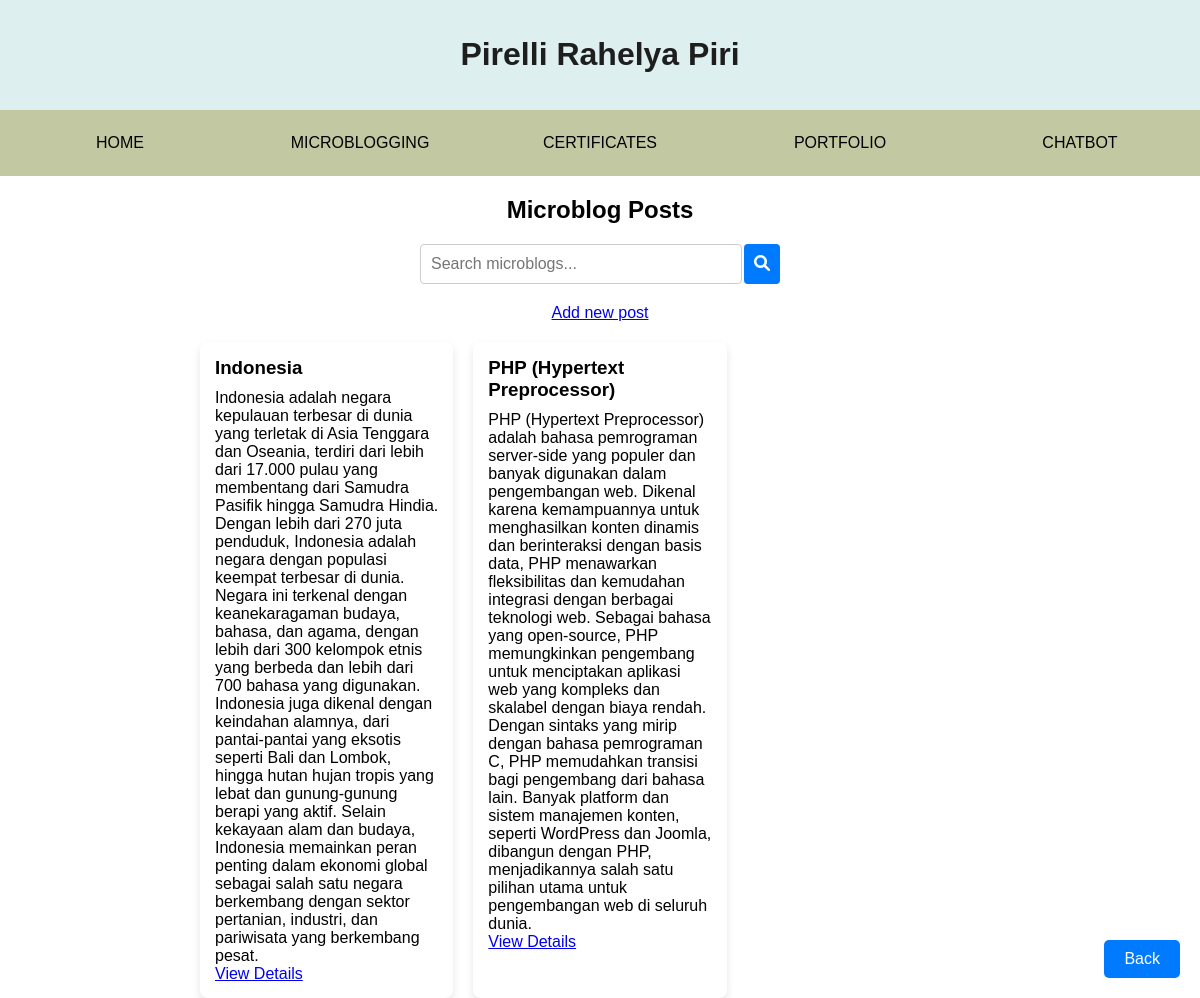
Page /microblog/ on the committed database.
### main/models.py (models this page shows, shortened)
class Microblog(models.Model):
    title = models.CharField(max_length=200)
    content = models.TextField()
    created_at = models.DateTimeField(auto_now_add=True)
    updated_at = models.DateTimeField(auto_now=True)

### main/views.py (the view)
# urls.py: path('microblog/', views.microblog_list, name='microblog_list'),
def microblog_list(request):
    microblogs = Microblog.objects.all().order_by('-created_at')
    return render(request, 'main/microblog_list.html', {'microblogs': microblogs})

### main/templates/main/microblog_list.html (shortened to what this page needs)
<!DOCTYPE html>
<html lang="en">
<head>
    <link rel="stylesheet" href="https://cdnjs.cloudflare.com/ajax/libs/font-awesome/6.0.0-beta3/css/all.min.css">
</head>
<body>
    <header>
        <h1>Pirelli Rahelya Piri</h1>
    </header>
    <nav>
        <a href="{% url 'home' %}">Home</a>
        <a href="{% url 'microblog_list' %}">Microblogging</a>
        <a href="{% url 'certificates' %}">Certificates</a>
        <a href="{% url 'portfolio' %}">Portfolio</a>
        <a href="{% url 'chatbot' %}">Chatbot</a>
    </nav>
    <div class="container">
        <h2>Microblog Posts</h2>
        <div class="search-container">
            <input type="text" id="searchInput" placeholder="Search microblogs...">
            <button type="button" onclick="searchMicroblogs()">
                <i class="fas fa-search"></i>
            </button>
        </div>
        <a href="{% url 'microblog_new' %}">Add new post</a>
        <div class="microblog-gallery">
            {% for microblog in microblogs %}
            <div class="post">
                <h3>{{ microblog.title }}</h3>
                <p>{{ microblog.content }}</p>
                <a href="{% url 'microblog_detail' microblog.pk %}">View Details</a>
            </div>
            {% endfor %}
        </div>
    </div>
    <button class="back-button" onclick="window.history.back();">Back</button>
</body>
</html>

### main/templates/main/microblog_list.html (style rules this page uses)
body, html { margin: 0; padding: 0; font-family: Arial, sans-serif; height: 100%; }
header { background-color: #ddefee; color: #1e1e1e; padding: 15px; text-align: center; }
nav { background-color: #c2c9a2; display: flex; justify-content: center; flex-wrap: wrap; padding: 10px 0; }
nav a { color: #000000; padding: 14px 20px; text-decoration: none; text-transform: uppercase; flex: 1; text-align: center; }
.container { text-align: center; margin: 20px; }
.search-container { display: flex; justify-content: center; margin-bottom: 20px; }
.search-container input { padding: 10px; font-size: 16px; border: 1px solid #ccc; border-radius: 4px; width: 300px; }
.search-container button { background-color: #007bff; border: none; color: white; padding: 10px; margin-left: 2px; cursor: pointer; border-radius: 4px; }
.search-container button i { font-size: 16px; }
.microblog-gallery { display: grid; grid-template-columns: repeat(auto-fill, minmax(200px, 1fr)); gap: 20px; margin-top: 20px; }
.microblog-gallery .post { background-color: white; padding: 15px; border-radius: 8px; box-shadow: 0 4px 8px rgba(0, 0, 0, 0.1); text-align: left; }
.microblog-gallery h3 { margin: 0 0 10px 0; }
.microblog-gallery p { margin: 0; }
.back-button { padding: 10px 20px; font-size: 16px; cursor: pointer; position: fixed; bottom: 20px; right: 20px; background-color: #007bff; color: white; border: none; border-radius: 5px; }
@media (min-width: 601px) { nav a { flex: 1; padding: 14px 20px; } }
@media (min-width: 601px) { .container { max-width: 800px; margin: 0 auto; } }

### rows in the picture
Microblog: title "Indonesia", content "Indonesia adalah negara kepulauan terbesar di dunia yang terletak di Asia Tenggara dan Oseania, terdiri dari lebih dari 17.000 pulau yang membentang dari Samudra Pasifik hingga Samudra Hindia. Dengan lebih dari 270 juta penduduk, Indonesia adalah negara dengan populasi keempat terbesar di dunia. Negara ini terkenal dengan keanekaragaman budaya, bahasa, dan agama, dengan lebih dari 300 kelompok etnis yang berbeda dan lebih dari 700 bahasa yang digunakan. Indonesia juga dikenal dengan keindahan alamnya, dari pantai-pantai yang eksotis seperti Bali dan Lombok, hingga hutan hujan tropis yang lebat dan gunung-gunung berapi yang aktif. Selain kekayaan alam dan budaya, Indonesia memainkan peran…"
Microblog: title "PHP (Hypertext Preprocessor)", content "PHP (Hypertext Preprocessor) adalah bahasa pemrograman server-side yang populer dan banyak digunakan dalam pengembangan web. Dikenal karena kemampuannya untuk menghasilkan konten dinamis dan berinteraksi dengan basis data, PHP menawarkan fleksibilitas dan kemudahan integrasi dengan berbagai teknologi web. Sebagai bahasa yang open-source, PHP memungkinkan pengembang untuk menciptakan aplikasi web yang kompleks dan skalabel dengan biaya rendah. Dengan sintaks yang mirip dengan bahasa pemrograman C, PHP memudahkan transisi bagi pengembang dari bahasa lain. Banyak platform dan sistem manajemen konten, seperti WordPress dan Joomla, dibangun dengan PHP, menjadikannya salah satu pilihan utama…"
